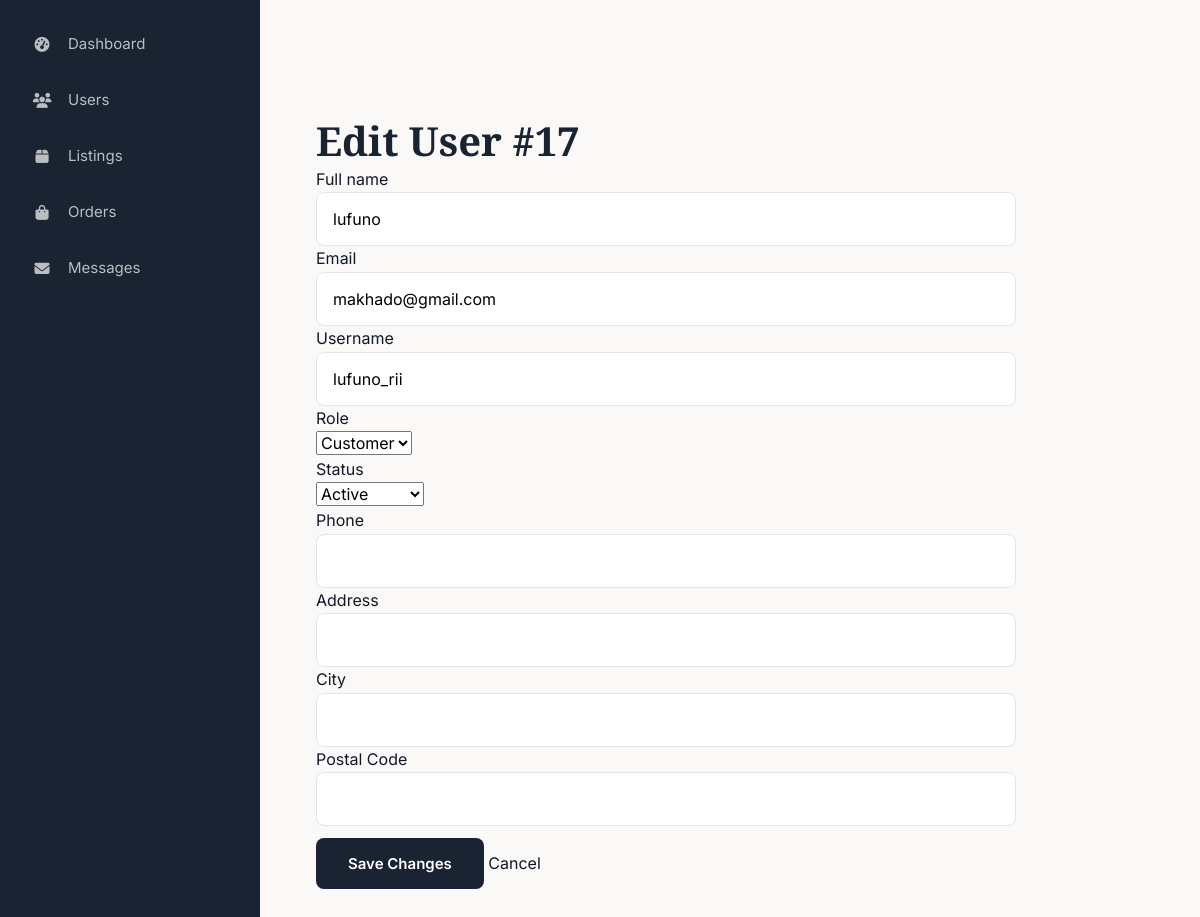
The page /Pastimes/admin/edit_user.php?userID=17 (signed in) on the database its author committed.
### tables this page shows
CREATE TABLE `tbluser` (
  `userID` int(11) NOT NULL,
  `fullName` varchar(100) NOT NULL,
  `email` varchar(150) NOT NULL,
  `username` varchar(50) NOT NULL,
  `passwordHash` varchar(255) NOT NULL,
  `role` enum('buyer','seller','both') DEFAULT 'buyer',
  `status` enum('pending','active','suspended') DEFAULT 'pending',
  `address` text DEFAULT NULL,
  `city` varchar(100) DEFAULT NULL,
  `postalCode` varchar(20) DEFAULT NULL,
  `phone` varchar(20) DEFAULT NULL,
  `profilePic` varchar(255) DEFAULT 'images/default-avatar.png',
  `createdAt` timestamp NOT NULL DEFAULT current_timestamp()
);

### Pastimes/includes/classes/User.php (called while the page is built, shortened)
<?php
class User {
    private $conn;
    public function __construct($conn) {
        $this->conn = $conn;
    }
    public function getByID($userID) {
        try {
            $stmt = $this->conn->prepare(
                "SELECT * FROM tblUser WHERE userID = ?"
            );
            $stmt->bind_param("i", $userID);
            $stmt->execute();
            $result = $stmt->get_result();
            return $result->fetch_assoc();
        } catch (Exception $e) {
            return null;
        }
    }
}
?>

### Pastimes/admin/edit_user.php (the view, shortened to what this page needs)
<?php
require_once __DIR__ . '/../includes/DBConn.php';
require_once __DIR__ . '/../includes/classes/User.php';
$u = new User($conn);
$id = isset($_GET['userID']) ? intval($_GET['userID']) : 0;
$user = $u->getByID($id);
include 'includes/admin-header.php';
?>
<div style="padding:1.5rem;">
    <h1>Edit User #<?php echo $user['userID']; ?></h1>
    <form method="post" style="max-width:700px;">
        <div><label>Full name<br><input name="fullName" required class="form-input" value="<?php echo htmlspecialchars($user['fullName']); ?>"></label></div>
        <div><label>Email<br><input name="email" type="email" required class="form-input" value="<?php echo htmlspecialchars($user['email']); ?>"></label></div>
        <div><label>Username<br><input name="username" required class="form-input" value="<?php echo htmlspecialchars($user['username']); ?>"></label></div>
        <div><label>Role<br><select name="role"><option value="customer" <?php echo $user['role']=='customer'?'selected':''; ?>>Customer</option></select></label></div>
        <div><label>Status<br><select name="status"><option value="active" <?php echo $user['status']=='active'?'selected':''; ?>>Active</option></select></label></div>
        <div><label>Phone<br><input name="phone" class="form-input" value="<?php echo htmlspecialchars($user['phone']); ?>"></label></div>
        <div><label>Address<br><input name="address" class="form-input" value="<?php echo htmlspecialchars($user['address']); ?>"></label></div>
        <div><label>City<br><input name="city" class="form-input" value="<?php echo htmlspecialchars($user['city']); ?>"></label></div>
        <div><label>Postal Code<br><input name="postalCode" class="form-input" value="<?php echo htmlspecialchars($user['postalCode']); ?>"></label></div>
        <div style="margin-top:12px;"><button class="btn btn-primary" type="submit">Save Changes</button> <a href="users.php">Cancel</a></div>
    </form>
</div>
<?php include 'includes/admin-footer.php'; ?>

### Pastimes/css/style.css (style rules this page uses)
:root { --primary-dark: #1a2332; --primary-blue: #2c3e50; --accent-orange: #f5a623; --accent-teal: #00897b; --white: #ffffff; --off-white: #faf9f7; --cream: #f5f3ef; --light-gray: #e5e5e5; --medium-gray: #9ca3af; --dark-gray: #4b5563; --charcoal: #374151; --black: #111827; --success: #10b981; --success-light: #d1fae5; --warning: #f59e0b; --warning-light: #fef3c7; --error: #ef4444; --error-light: #fee2e2; --info: #3b82f6; --info-light: #dbeafe; --font-heading: 'Playfair Display', Georgia, serif; --font-body: 'Inter', -apple-system, BlinkMacSystemFont, sans-serif; --spacing-xs: 0.25rem; --spacing-sm: 0.5rem; --spacing-md: 1rem; --spacing-lg: 1.5rem; --spacing-xl: 2rem; --spacing-2xl: 3rem; --spacing-3xl: 4rem; --radius-sm: 4px; --radius-md: 8px; --radius-lg: 12px; --radius-xl: 16px; --radius-full: 9999px; --shadow-sm: 0 1px 2px rgba(0, 0, 0, 0.05); --shadow-md: 0 4px 6px -1px rgba(0, 0, 0, 0.1); --shadow-lg: 0 10px 15px -3px rgba(0, 0, 0, 0.1); --shadow-xl: 0 20px 25px -5px rgba(0, 0, 0, 0.1); --shadow-hover: 0 12px 40px rgba(0, 0, 0, 0.15); --transition-fast: 0.15s ease; --transition-base: 0.2s ease; --transition-slow: 0.3s ease; --z-dropdown: 100; --z-sticky: 200; --z-fixed: 300; --z-modal-backdrop: 400; --z-modal: 500; --z-toast: 600; }
*, *::before, *::after { box-sizing: border-box; margin: 0; padding: 0; }
html { scroll-behavior: smooth; -webkit-font-smoothing: antialiased; -moz-osx-font-smoothing: grayscale; }
body { font-family: var(--font-body); font-size: 16px; line-height: 1.6; color: var(--black); background-color: var(--off-white); min-height: 100vh; display: flex; flex-direction: column; }
a { text-decoration: none; color: inherit; transition: color var(--transition-base); }
button { font-family: inherit; cursor: pointer; border: none; background: none; }
input, textarea, select { font-family: inherit; font-size: inherit; }
h1, h2, h3, h4, h5, h6 { font-family: var(--font-heading); font-weight: 600; line-height: 1.3; color: var(--primary-dark); }
h1 { font-size: 2.5rem; }
.btn { display: inline-flex; align-items: center; justify-content: center; gap: var(--spacing-sm); padding: var(--spacing-md) var(--spacing-xl); font-size: 0.9375rem; font-weight: 600; border-radius: var(--radius-md); transition: all var(--transition-base); cursor: pointer; border: none; }
.btn-primary { background-color: var(--primary-dark); color: var(--white); }
.form-input, .form-select, .form-textarea { width: 100%; padding: var(--spacing-md); font-size: 1rem; border: 1px solid var(--light-gray); border-radius: var(--radius-md); background-color: var(--white); transition: all var(--transition-base); }

### rows shown on the page
tbluser: userID "17", fullName "lufuno", email "makhado@gmail.com", username "lufuno_rii", status "Active"
